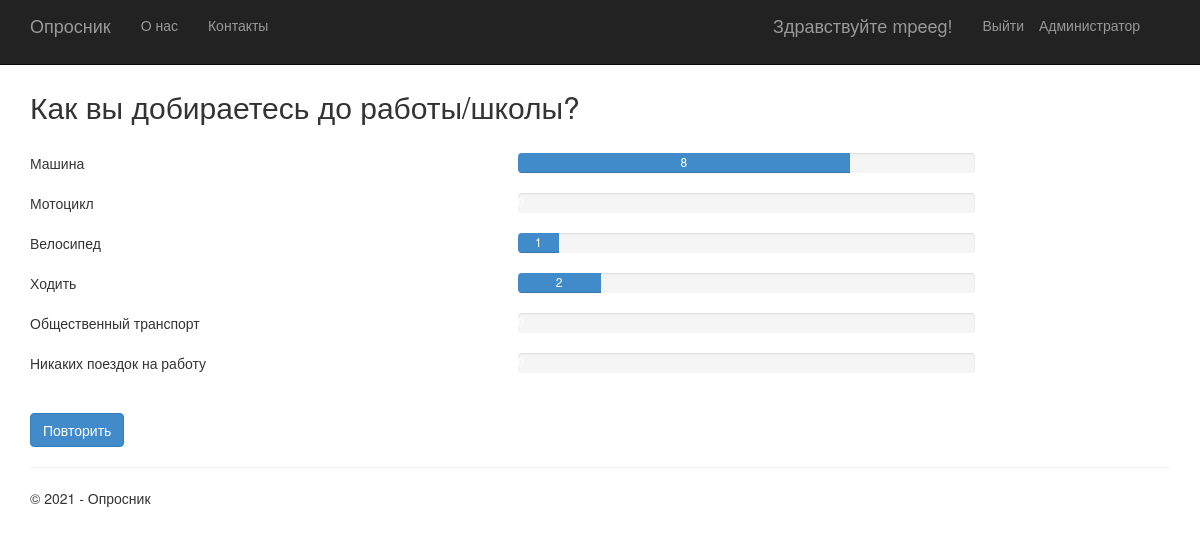
Screenshot of /2/results/ (signed in) with the database file from the repository.
### app/models.py (models this page shows, shortened)
class Poll(models.Model):
    text = models.CharField(max_length=200)
    pub_date = models.DateTimeField('date published')
    def total_votes(self):
        return self.choice_set.aggregate(Sum('votes'))['votes__sum']

class Choice(models.Model):
    poll = models.ForeignKey(Poll, on_delete=models.CASCADE)
    text = models.CharField(max_length=200)
    votes = models.IntegerField(default=0)
    def votes_percentage(self):
        total=self.poll.total_votes()
        return self.votes / float(total) * 100 if total > 0 else 0

### app/views.py (the view)
class PollResultsView(DetailView):
    model = Poll
    def get_context_data(self, **kwargs):
        context = super(PollResultsView, self).get_context_data(**kwargs)
        context['title'] = 'Результат'
        context['btn'] = 'Повторить'
        context['year'] = datetime.now().year
        return context

### app/templates/app/results.html
{% extends "app/layout.html" %}
{% block content %}
<h2>{{ poll.text }}</h2>
<br />
{% for choice in poll.choice_set.all %}
<div class="row">
    <div class="col-sm-5">{{choice.text}}</div>
    <div class="col-sm-5">
        <div class="progress">
            <div class="progress-bar" role="progressbar" aria-valuenow="{{choice.votes}}" aria-valuemin="0" aria-valuemax="{{poll.total_votes}}" style="width: {{choice.votes_percentage}}%;">
                {{choice.votes}}
            </div>
        </div>
    </div>
</div>
{% endfor %}
<br />
<a class="btn btn-primary" href="{% url 'app:detail' poll.id %}">{{btn}}</a>
{% endblock %}

### app/templates/app/layout.html (shortened to what this page needs)
﻿<!DOCTYPE html>
<html>
<head>
    {% load static %}
    <link rel="stylesheet" type="text/css" href="{% static 'app/content/bootstrap.min.css' %}" />
    <link rel="stylesheet" type="text/css" href="{% static 'app/content/site.css' %}" />
</head>
<body>
    <div class="navbar navbar-inverse navbar-fixed-top">
        <div class="container">
            <div class="navbar-header">
                <a href="/" class="navbar-brand">Опросник</a>
            </div>
            <div class="navbar-collapse collapse">
                <ul class="nav navbar-nav">
                    <li><a href="{% url 'about' %}">О нас</a></li>
                    <li><a href="{% url 'contact' %}">Контакты</a></li>
                </ul>
                <ul class="nav navbar-nav navbar-right">
                    <li><a href="/admin">Администратор</a></li>
                </ul>
                {% if user.is_authenticated %}
                <form id="logoutForm" action="/logout/" method="post" class="navbar-right">
                    <ul class="nav navbar-nav navbar-right">
                        <li><span class="navbar-brand">Здравствуйте {{ user.username }}!</span></li>
                        <li><a href="javascript:document.getElementById('logoutForm').submit()">Выйти</a></li>
                    </ul>
                </form>
                {% else %}
                <ul class="nav navbar-nav navbar-right">
                    <li><a href="{% url 'login' %}">Войти</a></li>
                </ul>
                {% endif %}
            </div>
        </div>
    </div>
    <div class="container body-content">
{% block content %}{% endblock %}
        <hr/>
        <footer>
            <p>&copy; {{ year }} - Опросник</p>
        </footer>
    </div>
</body>
</html>

### app/static/app/content/site.css (style rules this page uses)
body { padding-top: 50px; padding-bottom: 20px; }
.body-content { padding-left: 15px; padding-right: 15px; }

### rows the page displays
Poll: text "Как вы добираетесь до работы/школы?"
Choice: text "Машина", votes "8"
Choice: text "Мотоцикл"
Choice: text "Велосипед", votes "1"
Choice: text "Ходить", votes "2"
Choice: text "Общественный транспорт"
Choice: text "Никаких поездок на работу"

### other values shown
{{ user.username }} "mpeeg"
{{ btn }} "Повторить"
{{ year }} "2021"
